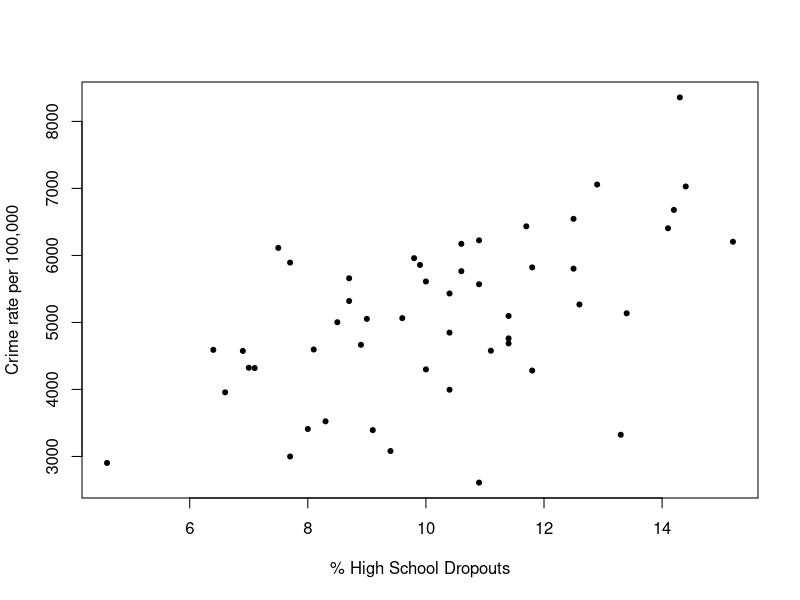
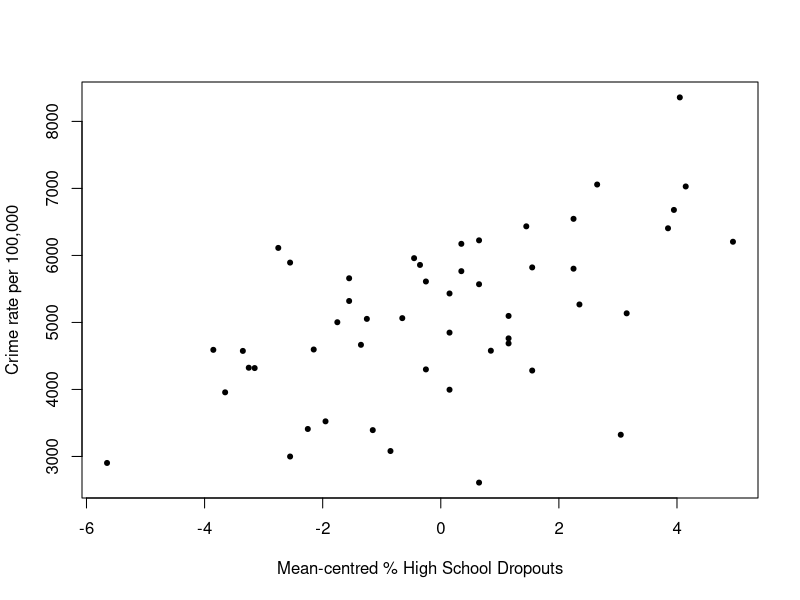
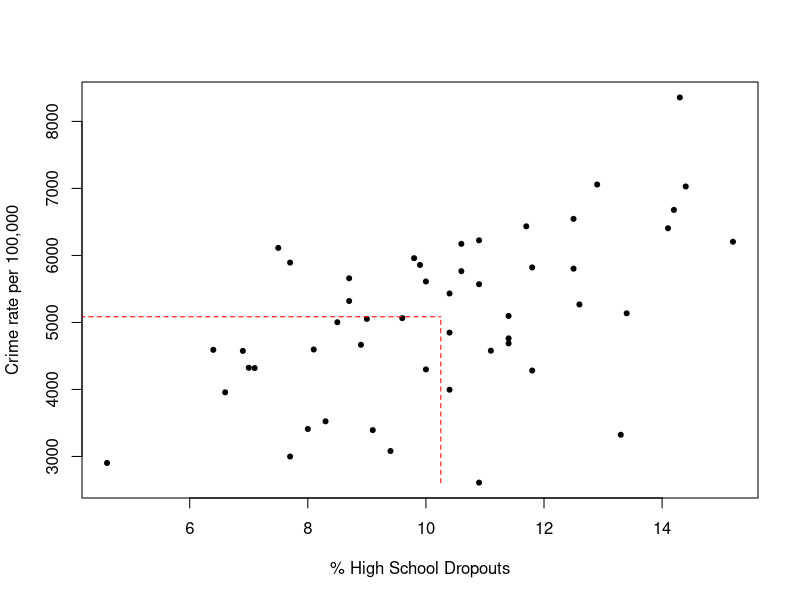
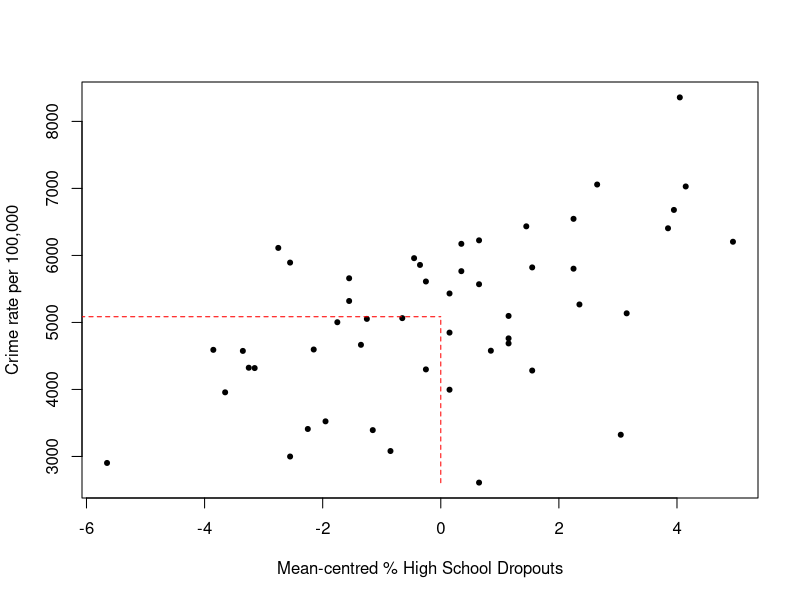

Recreate these plots in R, in order.
## ---- chunk 1
crime <- read.csv("crime.csv")
X <- crime$Dropout
X.cen <- X - mean(X)
Y <- crime$Crime
plot(Y~X, pch=20, xlab="% High School Dropouts", ylab="Crime rate per 100,000")
## ---- chunk 2
plot(Y~X.cen, pch=20, xlab="Mean-centred % High School Dropouts", ylab="Crime rate per 100,000")
## ---- chunk 3
drop.centred <- crime$Dropout - mean(crime$Dropout)
model2 <- lm(Y ~ drop.centred)
## ---- chunk 4
plot(Y~X, pch=20, xlab="% High School Dropouts", ylab="Crime rate per 100,000")
segments(x0=min(X)-2, x1=mean(X), y0=mean(Y), y1=mean(Y),
         col="red",lty=2)
segments(x0=mean(X), x1=mean(X), y0=min(Y)-2, y1=mean(Y),
         col="red",lty=2)
## ---- chunk 5
plot(Y~X.cen, pch=20, xlab="Mean-centred % High School Dropouts", ylab="Crime rate per 100,000")
segments(x0=min(X.cen)-2, x1=0, y0=mean(Y), y1=mean(Y),
         col="red",lty=2)
segments(x0=0, x1=0, y0=min(Y)-2, y1=mean(Y),
         col="red",lty=2)
## ---- chunk 6
model1 <- lm(Crime ~ Dropout + Police + Prison, data = crime)
## ---- chunk 7
police.centred <- crime$Police - mean(crime$Police)
prison.centred <- crime$Prison - mean(crime$Prison)
model2 <- lm(Crime ~ drop.centred + police.centred + prison.centred, data = crime)
## ---- chunk 8
coef(model1)
coef(model2)
